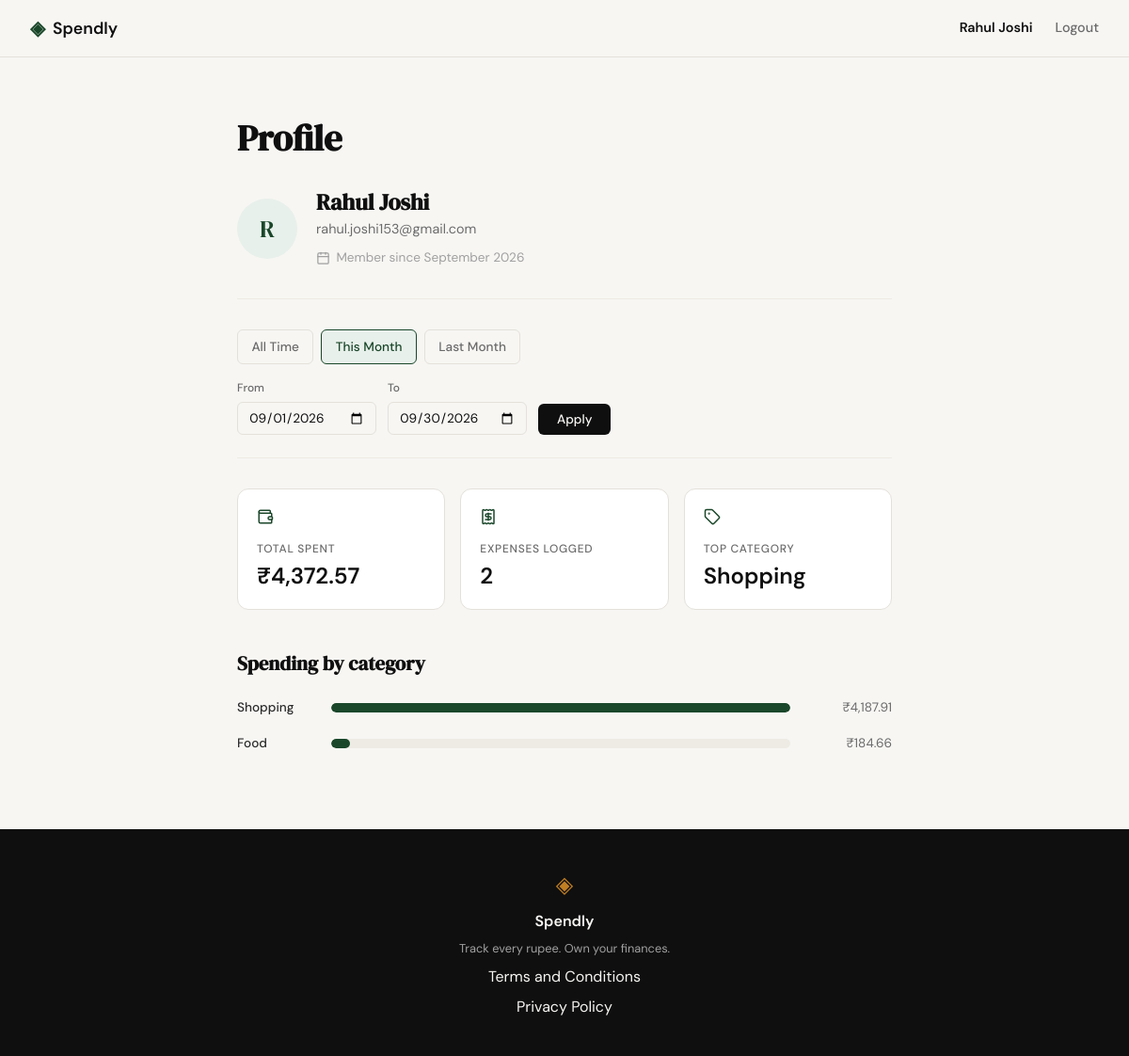
Page /profile?start=2026-09-01&end=2026-09-30 (signed in) on the committed database.
### tables this page shows
CREATE TABLE users (
    id            INTEGER PRIMARY KEY AUTOINCREMENT,
    name          TEXT NOT NULL,
    email         TEXT NOT NULL UNIQUE,
    password_hash TEXT NOT NULL,
    created_at    TEXT NOT NULL DEFAULT (datetime('now'))
);

### app.py (the view)
@app.route("/profile")
@login_required
def profile():
    start, end = _parse_date_range(request.args.get("start"), request.args.get("end"))
    is_filtered = start is not None
    params = [g.user["id"]]
    date_clause = ""
    if is_filtered:
        date_clause = " AND date >= ? AND date <= ?"
        params += [start, end]
    conn = get_db()
    try:
        summary = conn.execute(
            "SELECT COUNT(*) AS count, COALESCE(SUM(amount), 0) AS total "
            "FROM expenses WHERE user_id = ?" + date_clause,
            params,
        ).fetchone()
        rows = conn.execute(
            "SELECT category, SUM(amount) AS total "
            "FROM expenses WHERE user_id = ?" + date_clause + " "
            "GROUP BY category ORDER BY total DESC",
            params,
        ).fetchall()
    finally:
        conn.close()
    top_total = rows[0]["total"] if rows else 0
    breakdown = [
        {
            "category": row["category"],
            "total": row["total"],
            "pct": round(row["total"] / top_total * 100) if top_total else 0,
        }
        for row in rows
    ]
    top_category = rows[0]["category"] if rows else None
    if top_category:
        top_category_display = top_category
    elif is_filtered:
        top_category_display = "No expenses in this range"
    else:
        top_category_display = "No expenses yet"
    this_month_start, this_month_end = _month_range(0)
    last_month_start, last_month_end = _month_range(-1)
    return render_template(
        "profile.html",
        expense_count=summary["count"],
        total_spent=summary["total"],
        top_category_display=top_category_display,
        breakdown=breakdown,
        member_since=_month_year(g.user["created_at"]),
        selected_start=start or "",
        selected_end=end or "",
        is_filtered=is_filtered,
        active_filter=_classify_filter(start, end),
        this_month_start=this_month_start,
        this_month_end=this_month_end,
        last_month_start=last_month_start,
        last_month_end=last_month_end,
    )

### app.py (called while the page is built)
@app.before_request
def load_logged_in_user():
    user_id = session.get("user_id")
    if user_id is None:
        g.user = None
        return
    conn = get_db()
    try:
        g.user = conn.execute(
            "SELECT id, name, email, created_at FROM users WHERE id = ?", (user_id,)
        ).fetchone()
    finally:
        conn.close()

@app.context_processor
def inject_current_user():
    return {"current_user": g.get("user")}

def login_required(view):
    @wraps(view)
    def wrapped(*args, **kwargs):
        if g.user is None:
            return redirect(url_for("login"))
        return view(*args, **kwargs)
    return wrapped

def _month_year(timestamp):
    if not timestamp:
        return None
    try:
        return datetime.strptime(str(timestamp)[:19], "%Y-%m-%d %H:%M:%S").strftime(
            "%B %Y"
        )
    except ValueError:
        return None

@app.template_filter("rupees")
def rupees(value):
    try:
        amount = float(value)
    except (TypeError, ValueError):
        amount = 0.0
    return f"₹{amount:,.2f}"

def _parse_date_range(start_raw, end_raw):
    if not start_raw or not end_raw:
        return None, None
    try:
        start_dt = datetime.strptime(start_raw, "%Y-%m-%d")
        end_dt = datetime.strptime(end_raw, "%Y-%m-%d")
    except ValueError:
        return None, None
    if start_dt > end_dt:
        return None, None
    return start_raw, end_raw

def _month_range(offset=0):
    today = date.today()
    month_index = today.month - 1 + offset
    year = today.year + month_index // 12
    month = month_index % 12 + 1
    start = date(year, month, 1)
    end = date(year, month, calendar.monthrange(year, month)[1])
    return start.strftime("%Y-%m-%d"), end.strftime("%Y-%m-%d")

def _classify_filter(start, end):
    if start is None:
        return "all_time"
    if (start, end) == _month_range(0):
        return "this_month"
    if (start, end) == _month_range(-1):
        return "last_month"
    return "custom"

### database/db.py (called while the page is built)
def get_db():
    conn = sqlite3.connect(DB_PATH)
    conn.row_factory = sqlite3.Row
    conn.execute("PRAGMA foreign_keys = ON")
    return conn

### templates/profile.html (shortened to what this page needs)
{% extends "base.html" %}
{% block head %}<link rel="stylesheet" href="{{ url_for('static', filename='css/profile.css') }}">{% endblock %}
{% block content %}
<section class="profile">
    <div class="profile-inner">
        <h1 class="profile-heading">Profile</h1>
        <div class="profile-identity">
            <div class="profile-avatar">{{ current_user.name[:1] | upper }}</div>
            <div class="profile-identity-text">
                <h2 class="profile-name">{{ current_user.name }}</h2>
                <p class="profile-email">{{ current_user.email }}</p>
                {% if member_since %}
                <p class="profile-meta">
                    <i data-lucide="calendar"></i> Member since {{ member_since }}
                </p>
                {% endif %}
            </div>
        </div>
        <div class="profile-filter">
            <nav class="profile-filter-quick">
                <a href="{{ url_for('profile') }}"
                   class="profile-filter-link{{ ' active' if active_filter == 'all_time' else '' }}">All Time</a>
                <a href="{{ url_for('profile', start=this_month_start, end=this_month_end) }}"
                   class="profile-filter-link{{ ' active' if active_filter == 'this_month' else '' }}">This Month</a>
                <a href="{{ url_for('profile', start=last_month_start, end=last_month_end) }}"
                   class="profile-filter-link{{ ' active' if active_filter == 'last_month' else '' }}">Last Month</a>
            </nav>
            <form class="profile-filter-form" method="get" action="{{ url_for('profile') }}">
                <div class="profile-filter-field">
                    <label for="filter-start">From</label>
                    <input type="date" id="filter-start" name="start" class="form-input" value="{{ selected_start }}">
                </div>
                <div class="profile-filter-field">
                    <label for="filter-end">To</label>
                    <input type="date" id="filter-end" name="end" class="form-input" value="{{ selected_end }}">
                </div>
                <button type="submit" class="btn-primary profile-filter-submit">Apply</button>
            </form>
        </div>
        <div class="profile-stats">
            <div class="profile-stat-card">
                <span class="profile-stat-icon"><i data-lucide="wallet"></i></span>
                <span class="profile-stat-label">Total spent</span>
                <span class="profile-stat-value">{{ total_spent | rupees }}</span>
            </div>
            <div class="profile-stat-card">
                <span class="profile-stat-icon"><i data-lucide="receipt"></i></span>
                <span class="profile-stat-label">Expenses logged</span>
                <span class="profile-stat-value">{{ expense_count }}</span>
            </div>
            <div class="profile-stat-card">
                <span class="profile-stat-icon"><i data-lucide="tag"></i></span>
                <span class="profile-stat-label">Top category</span>
                <span class="profile-stat-value">{{ top_category_display }}</span>
            </div>
        </div>
        <div class="profile-breakdown">
            <h3 class="profile-breakdown-title">Spending by category</h3>
            {% if breakdown %}
            <ul class="profile-cat-list">
                {% for row in breakdown %}
                <li class="profile-cat-row">
                    <span class="profile-cat-label">{{ row.category }}</span>
                    <span class="profile-cat-track">
                        <span class="profile-cat-bar" style="width: {{ row.pct }}%"></span>
                    </span>
                    <span class="profile-cat-amount">{{ row.total | rupees }}</span>
                </li>
                {% endfor %}
            </ul>
            {% elif is_filtered %}
            <p class="profile-empty">
                No expenses in this range — try a different range or clear the
                filter.
            </p>
            {% else %}
            <p class="profile-empty">
                No expenses yet — once you start logging, your category breakdown
                shows up here.
            </p>
            {% endif %}
        </div>
    </div>
</section>
{% endblock %}

### templates/base.html (shortened to what this page needs)
<!DOCTYPE html>
<html lang="en">
<head>
    <link rel="stylesheet" href="{{ url_for('static', filename='css/style.css') }}">
    {% block head %}{% endblock %}
</head>
<body>
    <nav class="navbar">
        <div class="nav-inner">
            <a href="{{ url_for('landing') }}" class="nav-brand">
                <span class="brand-icon">◈</span>
                <span class="brand-name">Spendly</span>
            </a>
            <div class="nav-links">
                {% if current_user %}
                <a href="{{ url_for('profile') }}" class="nav-user">{{ current_user.name }}</a>
                <a href="{{ url_for('logout') }}">Logout</a>
                {% else %}
                <a href="{{ url_for('login') }}">Sign in</a>
                <a href="{{ url_for('register') }}" class="nav-cta">Get started</a>
                {% endif %}
            </div>
        </div>
    </nav>
    <main class="main-content">
        {% block content %}{% endblock %}
    </main>
    <footer class="footer">
        <div class="footer-inner">
            <span class="brand-icon">◈</span>
            <span class="footer-name">Spendly</span>
            <p class="footer-copy">Track every rupee. Own your finances.</p>
            <a href="{{ url_for('terms') }}">Terms and Conditions</a>
            <a href="{{ url_for('privacy') }}">Privacy Policy</a>
        </div>
    </footer>
</body>
</html>

### static/css/style.css (style rules this page uses)
:root { --ink: #0f0f0f; --ink-soft: #2d2d2d; --ink-muted: #6b6b6b; --ink-faint: #a0a0a0; --paper: #f7f6f3; --paper-warm: #f0ede6; --paper-card: #ffffff; --accent: #1a472a; --accent-light: #e8f0eb; --accent-2: #c17f24; --accent-2-light: #fdf3e3; --danger: #c0392b; --danger-light: #fdecea; --border: #e4e1da; --border-soft: #eeebe4; --font-display: 'DM Serif Display', Georgia, serif; --font-body: 'DM Sans', system-ui, sans-serif; --max-width: 1200px; --auth-width: 440px; --radius-sm: 6px; --radius-md: 12px; --radius-lg: 20px; }
*, *::before, *::after { box-sizing: border-box; margin: 0; padding: 0; }
html { font-size: 16px; scroll-behavior: smooth; }
body { background: var(--paper); color: var(--ink); font-family: var(--font-body); font-size: 1rem; line-height: 1.6; -webkit-font-smoothing: antialiased; }
a { color: inherit; text-decoration: none; }
.navbar { position: sticky; top: 0; z-index: 100; background: var(--paper); border-bottom: 1px solid var(--border); padding: 0 2rem; }
.nav-inner { max-width: var(--max-width); margin: 0 auto; height: 60px; display: flex; align-items: center; justify-content: space-between; }
.nav-brand { display: flex; align-items: center; gap: 0.5rem; font-family: var(--font-body); font-weight: 600; font-size: 1.1rem; color: var(--ink); }
.brand-icon { color: var(--accent); font-size: 1.3rem; }
.brand-name { color: var(--ink); }
.nav-links { display: flex; align-items: center; gap: 1.5rem; font-size: 0.9rem; font-weight: 500; }
.nav-links a { color: var(--ink-muted); transition: color 0.2s; }
.nav-links a.nav-user { color: var(--ink); font-weight: 600; }
.main-content { min-height: calc(100vh - 60px - 100px); }
.btn-primary { display: inline-block; background: var(--ink); color: var(--paper); padding: 0.65rem 1.5rem; border-radius: var(--radius-sm); font-family: var(--font-body); font-size: 0.9rem; font-weight: 500; cursor: pointer; border: none; transition: background 0.2s; text-decoration: none; }
.form-input { width: 100%; padding: 0.6rem 0.875rem; border: 1px solid var(--border); border-radius: var(--radius-sm); font-family: var(--font-body); font-size: 0.95rem; color: var(--ink); background: var(--paper); outline: none; transition: border-color 0.2s; }
.form-input::placeholder { color: var(--ink-faint); }
.footer { background: var(--ink); color: var(--paper); padding: 2.5rem 2rem; text-align: center; }
.footer-inner { display: flex; flex-direction: column; align-items: center; gap: 0.4rem; }
.footer .brand-icon { color: var(--accent-2); font-size: 1.5rem; }
.footer-name { font-weight: 600; font-size: 1rem; }
.footer-copy { font-size: 0.8rem; color: var(--ink-faint); }

### rows in the picture
users: name "Rahul Joshi", name "R", email "rahul.joshi153@gmail.com"

### other values in the picture
{{ member_since }} "September 2026"
{{ total_spent | rupees }} "₹4,372.57"
{{ expense_count }} "2"
{{ top_category_display }} "Shopping"
{{ row.category }} "Shopping" "Food"
{{ row.total | rupees }} "₹4,187.91" "₹184.66"
